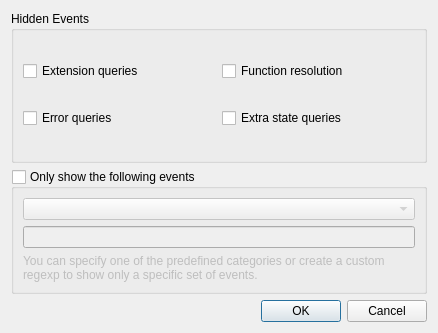
<?xml version="1.0" encoding="UTF-8"?>
<ui version="4.0">
 <class>Settings</class>
 <widget class="QDialog" name="Settings">
  <property name="geometry">
   <rect>
    <x>0</x>
    <y>0</y>
    <width>438</width>
    <height>333</height>
   </rect>
  </property>
  <property name="windowTitle">
   <string>QApiTrace Settings</string>
  </property>
  <layout class="QVBoxLayout" name="verticalLayout">
   <item>
    <widget class="QGroupBox" name="groupBox">
     <property name="sizePolicy">
      <sizepolicy hsizetype="Preferred" vsizetype="Expanding">
       <horstretch>0</horstretch>
       <verstretch>0</verstretch>
      </sizepolicy>
     </property>
     <property name="title">
      <string>Hidden Events</string>
     </property>
     <layout class="QGridLayout" name="gridLayout">
      <item row="0" column="0">
       <widget class="QCheckBox" name="extensionsBox">
        <property name="text">
         <string>Extension queries</string>
        </property>
       </widget>
      </item>
      <item row="0" column="1">
       <widget class="QCheckBox" name="functionsBox">
        <property name="text">
         <string>Function resolution</string>
        </property>
       </widget>
      </item>
      <item row="1" column="0">
       <widget class="QCheckBox" name="errorsBox">
        <property name="text">
         <string>Error queries</string>
        </property>
       </widget>
      </item>
      <item row="1" column="1">
       <widget class="QCheckBox" name="statesBox">
        <property name="text">
         <string>Extra state queries</string>
        </property>
       </widget>
      </item>
     </layout>
    </widget>
   </item>
   <item>
    <widget class="QGroupBox" name="showFilterBox">
     <property name="title">
      <string>Only show the following events</string>
     </property>
     <property name="checkable">
      <bool>true</bool>
     </property>
     <property name="checked">
      <bool>false</bool>
     </property>
     <layout class="QVBoxLayout" name="verticalLayout_2">
      <item>
       <widget class="QComboBox" name="showFilterCB"/>
      </item>
      <item>
       <widget class="QLineEdit" name="showFilterEdit"/>
      </item>
      <item>
       <widget class="QLabel" name="label">
        <property name="text">
         <string>You can specify one of the predefined categories or create a custom regexp to show only a specific set of events.</string>
        </property>
        <property name="wordWrap">
         <bool>true</bool>
        </property>
       </widget>
      </item>
     </layout>
    </widget>
   </item>
   <item>
    <widget class="QDialogButtonBox" name="buttonBox">
     <property name="orientation">
      <enum>Qt::Horizontal</enum>
     </property>
     <property name="standardButtons">
      <set>QDialogButtonBox::Cancel|QDialogButtonBox::Ok</set>
     </property>
    </widget>
   </item>
  </layout>
 </widget>
 <resources/>
 <connections>
  <connection>
   <sender>buttonBox</sender>
   <signal>accepted()</signal>
   <receiver>Settings</receiver>
   <slot>accept()</slot>
   <hints>
    <hint type="sourcelabel">
     <x>248</x>
     <y>254</y>
    </hint>
    <hint type="destinationlabel">
     <x>157</x>
     <y>274</y>
    </hint>
   </hints>
  </connection>
  <connection>
   <sender>buttonBox</sender>
   <signal>rejected()</signal>
   <receiver>Settings</receiver>
   <slot>reject()</slot>
   <hints>
    <hint type="sourcelabel">
     <x>316</x>
     <y>260</y>
    </hint>
    <hint type="destinationlabel">
     <x>286</x>
     <y>274</y>
    </hint>
   </hints>
  </connection>
 </connections>
</ui>
